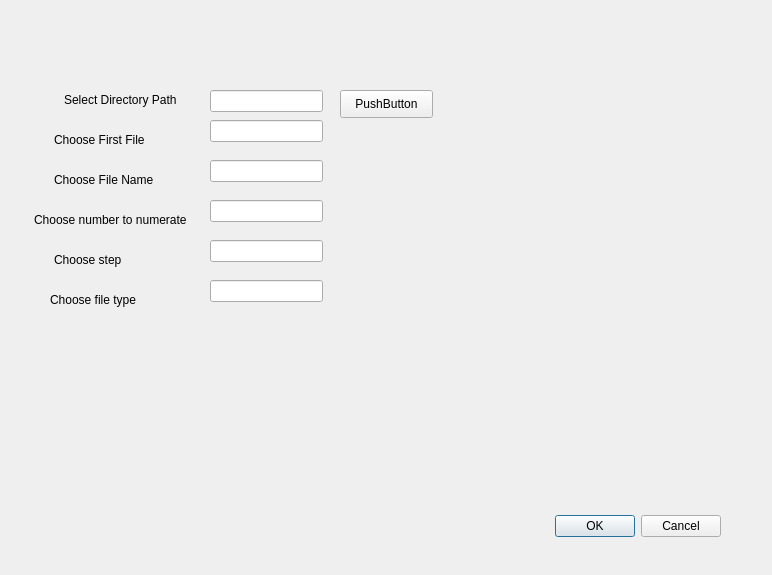
<?xml version="1.0" encoding="UTF-8"?>
<ui version="4.0">
 <class>Dialog</class>
 <widget class="QDialog" name="Dialog">
  <property name="geometry">
   <rect>
    <x>0</x>
    <y>0</y>
    <width>772</width>
    <height>575</height>
   </rect>
  </property>
  <property name="windowTitle">
   <string>Dialog</string>
  </property>
  <widget class="QDialogButtonBox" name="buttonBox">
   <property name="geometry">
    <rect>
     <x>380</x>
     <y>510</y>
     <width>341</width>
     <height>32</height>
    </rect>
   </property>
   <property name="orientation">
    <enum>Qt::Horizontal</enum>
   </property>
   <property name="standardButtons">
    <set>QDialogButtonBox::Cancel|QDialogButtonBox::Ok</set>
   </property>
  </widget>
  <widget class="QLabel" name="label">
   <property name="geometry">
    <rect>
     <x>64</x>
     <y>90</y>
     <width>121</width>
     <height>20</height>
    </rect>
   </property>
   <property name="text">
    <string>Select Directory Path</string>
   </property>
  </widget>
  <widget class="QLabel" name="label_2">
   <property name="geometry">
    <rect>
     <x>54</x>
     <y>130</y>
     <width>101</width>
     <height>20</height>
    </rect>
   </property>
   <property name="text">
    <string>Choose First File</string>
   </property>
  </widget>
  <widget class="QLabel" name="label_3">
   <property name="geometry">
    <rect>
     <x>54</x>
     <y>170</y>
     <width>111</width>
     <height>20</height>
    </rect>
   </property>
   <property name="text">
    <string>Choose File Name</string>
   </property>
  </widget>
  <widget class="QLabel" name="label_4">
   <property name="geometry">
    <rect>
     <x>34</x>
     <y>210</y>
     <width>171</width>
     <height>20</height>
    </rect>
   </property>
   <property name="text">
    <string>Choose number to numerate</string>
   </property>
  </widget>
  <widget class="QLabel" name="label_5">
   <property name="geometry">
    <rect>
     <x>54</x>
     <y>250</y>
     <width>101</width>
     <height>20</height>
    </rect>
   </property>
   <property name="text">
    <string>Choose step</string>
   </property>
  </widget>
  <widget class="QPushButton" name="pb_dir">
   <property name="geometry">
    <rect>
     <x>340</x>
     <y>90</y>
     <width>93</width>
     <height>28</height>
    </rect>
   </property>
   <property name="text">
    <string>PushButton</string>
   </property>
  </widget>
  <widget class="QLineEdit" name="le_dir">
   <property name="geometry">
    <rect>
     <x>210</x>
     <y>90</y>
     <width>113</width>
     <height>22</height>
    </rect>
   </property>
  </widget>
  <widget class="QLineEdit" name="le_prefix">
   <property name="geometry">
    <rect>
     <x>210</x>
     <y>160</y>
     <width>113</width>
     <height>22</height>
    </rect>
   </property>
  </widget>
  <widget class="QLineEdit" name="le_file_number">
   <property name="geometry">
    <rect>
     <x>210</x>
     <y>200</y>
     <width>113</width>
     <height>22</height>
    </rect>
   </property>
  </widget>
  <widget class="QLineEdit" name="le_step">
   <property name="geometry">
    <rect>
     <x>210</x>
     <y>240</y>
     <width>113</width>
     <height>22</height>
    </rect>
   </property>
  </widget>
  <widget class="QLineEdit" name="le_first_file">
   <property name="geometry">
    <rect>
     <x>210</x>
     <y>120</y>
     <width>113</width>
     <height>22</height>
    </rect>
   </property>
  </widget>
  <widget class="QLabel" name="label_6">
   <property name="geometry">
    <rect>
     <x>50</x>
     <y>290</y>
     <width>151</width>
     <height>20</height>
    </rect>
   </property>
   <property name="text">
    <string>Choose file type</string>
   </property>
  </widget>
  <widget class="QLineEdit" name="le_file_type">
   <property name="geometry">
    <rect>
     <x>210</x>
     <y>280</y>
     <width>113</width>
     <height>22</height>
    </rect>
   </property>
  </widget>
 </widget>
 <resources/>
 <connections>
  <connection>
   <sender>buttonBox</sender>
   <signal>accepted()</signal>
   <receiver>Dialog</receiver>
   <slot>accept()</slot>
   <hints>
    <hint type="sourcelabel">
     <x>248</x>
     <y>254</y>
    </hint>
    <hint type="destinationlabel">
     <x>157</x>
     <y>274</y>
    </hint>
   </hints>
  </connection>
  <connection>
   <sender>buttonBox</sender>
   <signal>rejected()</signal>
   <receiver>Dialog</receiver>
   <slot>reject()</slot>
   <hints>
    <hint type="sourcelabel">
     <x>316</x>
     <y>260</y>
    </hint>
    <hint type="destinationlabel">
     <x>286</x>
     <y>274</y>
    </hint>
   </hints>
  </connection>
 </connections>
</ui>
